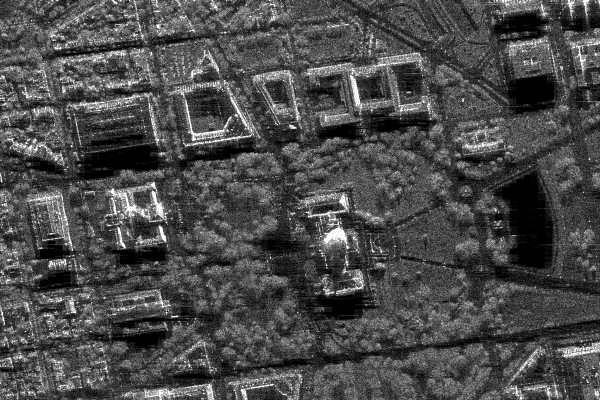
#> input picture Prac_1/sar_1_gray.jpg, 600 x 400 px
$ jupyter execute HomeTask_1.ipynb
#> lines starting #> are read from the running program, lines starting #| are printed output that depends on the picture
[cell 1]
import numpy as np
import cv2
import matplotlib.pyplot as plt
from skimage.metrics import structural_similarity, mean_squared_error

# Задание №1

[cell 2]
image = cv2.imread('sar_1_gray.jpg')
#> image is the input picture: shape (400, 600, 3); min 0, max 255, mean 74.9
image_gray = cv2.cvtColor(image, cv2.COLOR_BGR2GRAY)
plt.imshow(image_gray, cmap="gray")
plt.axis("off")

# Задание №2

[cell 3]
histSize = 256
histRange = (0, 256)
accumulate = False

hist = cv2.calcHist([image_gray], [0], None, [histSize], histRange, accumulate=accumulate)
#> hist = 256 values, max 3786 at index 1, min 40 at index 251, mean 937.5

plt.title('Гистограма')
plt.xlabel('Значение яркости')
plt.ylabel('Количество пикселей')

plt.plot(hist)
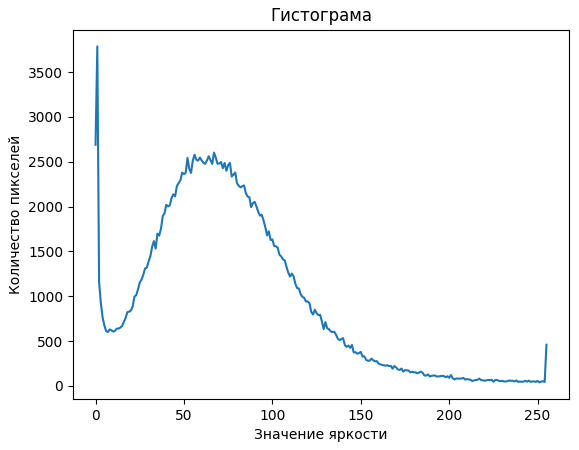
#> figure drawn by matplotlib, 1 panel; curve peaks at x = 1, y = 3786

[cell 4]
hist_cum = hist.cumsum()
#> hist_cum = 256 values from 2689 to 240000

plt.title('Кумулятивная гистограмма')
plt.xlabel('Значение яркости')
plt.ylabel('Количество пикселей')

plt.plot(hist_cum)
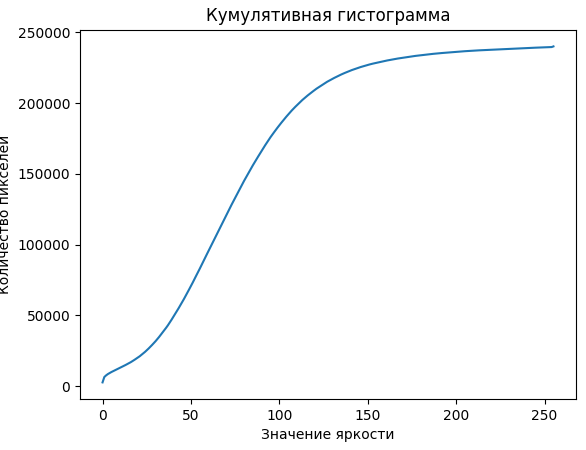
#> figure drawn by matplotlib, 1 panel; curve peaks at x = 255, y = 240000

[cell 5]
hist_norm = hist / (image.shape[0] * image.shape[1])
#> hist_norm = 256 values, max 0.0158 at index 1, min 0.000167 at index 251, mean 0.00391

plt.title("Нормированная гистограмма")
plt.xlabel('Значение яркости')
plt.ylabel('Количество пикселей')

plt.plot(hist_norm)
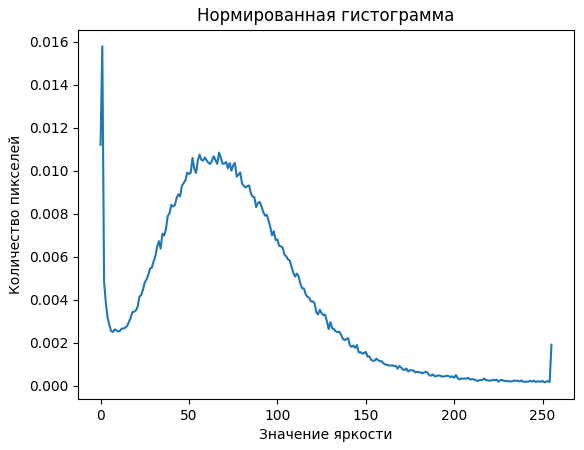
#> figure drawn by matplotlib, 1 panel; curve peaks at x = 1, y = 0.0158

# Задание №3

[cell 6]
def gamma_correction(image, gamma):
#> called with gamma = 0.5
    normalized = image / 255.0
    corrected = np.power(normalized, gamma) * 255
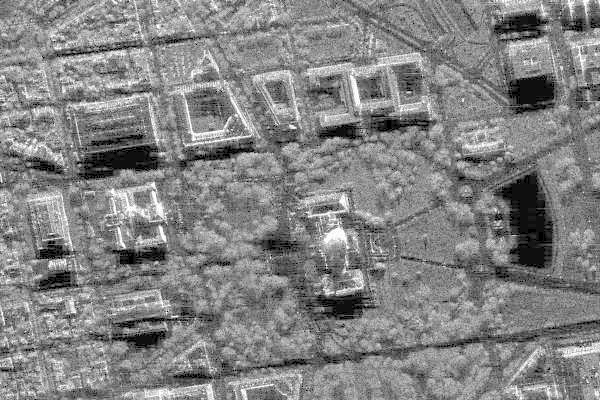
#> corrected: shape (400, 600) float64; min 0, max 255, mean 131.1
    return corrected.astype(np.uint8)

gamma_05 = gamma_correction(image_gray, 0.5)
gamma_15 = gamma_correction(image_gray, 1.5)
#> call 2 of gamma_correction, with gamma = 1.5
#> in gamma_correction (call 2), `corrected = np.power(normalized, gamma) * 255`:
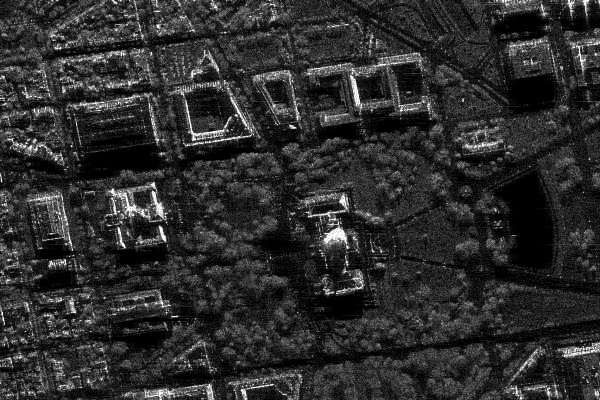
#> corrected: shape (400, 600) float64; min 0, max 255, mean 45.7

plt.figure(figsize=(15, 10))

plt.subplot(1, 3, 1)
plt.imshow(image_gray, cmap='gray')
plt.title('Источник')
plt.axis('off')

plt.subplot(1, 3, 2)
plt.imshow(gamma_05, cmap='gray')
plt.title('Гамма 0.5')
plt.axis('off')

plt.subplot(1, 3, 3)
plt.imshow(gamma_15, cmap='gray')
plt.title('Гамма 1.5')
plt.axis('off')

plt.tight_layout()
plt.show()

# Задание №4

[cell 7]
mse_gamma_05 = mean_squared_error(image_gray, gamma_05)
#> mse_gamma_05 = 3250.4
ssim_gamma_05 = structural_similarity(image_gray, gamma_05)
#> ssim_gamma_05 = 0.788

mse_gamma_15 = mean_squared_error(image_gray, gamma_15)
#> mse_gamma_15 = 971.8
ssim_gamma_15 = structural_similarity(image_gray, gamma_15)
#> ssim_gamma_15 = 0.807

print(f'Гамма 0.5:\nMSE:{mse_gamma_05:.2f}  SSIM:{ssim_gamma_05:.4f}')
#| Гамма 0.5:
#| MSE:3250.43  SSIM:0.7875
print()
print(f'Гамма 1.5:\nMSE:{mse_gamma_15:.2f}  SSIM:{ssim_gamma_15:.4f}')
#| Гамма 1.5:
#| MSE:971.82  SSIM:0.8066

# Задание №5

[cell 8]
mean = image_gray.mean()
#> mean = 74.94
std = image_gray.std()
#> std = 43.66

eq_gray = cv2.equalizeHist(image_gray)
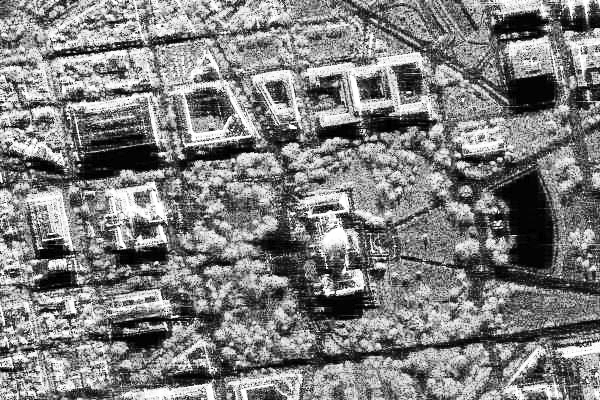
#> eq_gray: shape (400, 600); min 0, max 255, mean 127

eq_mean = eq_gray.mean()
#> eq_mean = 127
eq_std = eq_gray.std()
#> eq_std = 74.27

stat_corrected = (image_gray.astype(float) - mean) * (eq_std / std) + eq_mean
stat_corrected = np.clip(stat_corrected, 0, 255).astype(np.uint8)
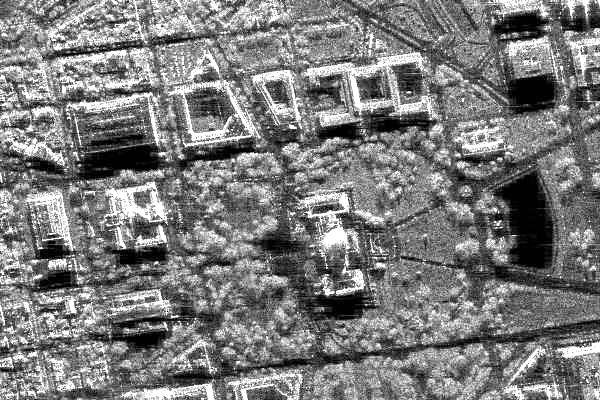
#> stat_corrected: shape (400, 600); min 0, max 255, mean 123.1

plt.figure(figsize=(15, 10))

plt.subplot(1, 3, 1)
plt.imshow(image_gray, cmap='gray')
plt.title('Источник')
plt.axis('off')

plt.subplot(1, 3, 2)
plt.imshow(eq_gray, cmap='gray')
plt.title('Выровненное изображение')
plt.axis('off')

plt.subplot(1, 3, 3)
plt.imshow(stat_corrected, cmap='gray')
plt.title('Скорректированное изображение')
plt.axis('off')

plt.tight_layout()
plt.show()

# Задание №6

[cell 9]
thresh_methods = [
    ('THRESH_BINARY', cv2.THRESH_BINARY),
    ('THRESH_BINARY_INV', cv2.THRESH_BINARY_INV),
    ('THRESH_TRUNC', cv2.THRESH_TRUNC),
    ('THRESH_TOZERO', cv2.THRESH_TOZERO),
    ('THRESH_TOZERO_INV', cv2.THRESH_TOZERO_INV)
]

thresh_values = [100, 127, 150]

plt.figure(figsize=(15, 8))

for row, thresh_val in enumerate(thresh_values):
    for col, (method_name, method) in enumerate(thresh_methods):
        ret, thresh = cv2.threshold(image_gray, thresh_val, 255, method)
        plt.subplot(len(thresh_values), len(thresh_methods), row * len(thresh_methods) + col + 1)
        plt.imshow(thresh, cmap='gray')
        plt.title(f'{method_name}\nValue: {thresh_val}')
        plt.axis('off')

plt.tight_layout()
plt.show()
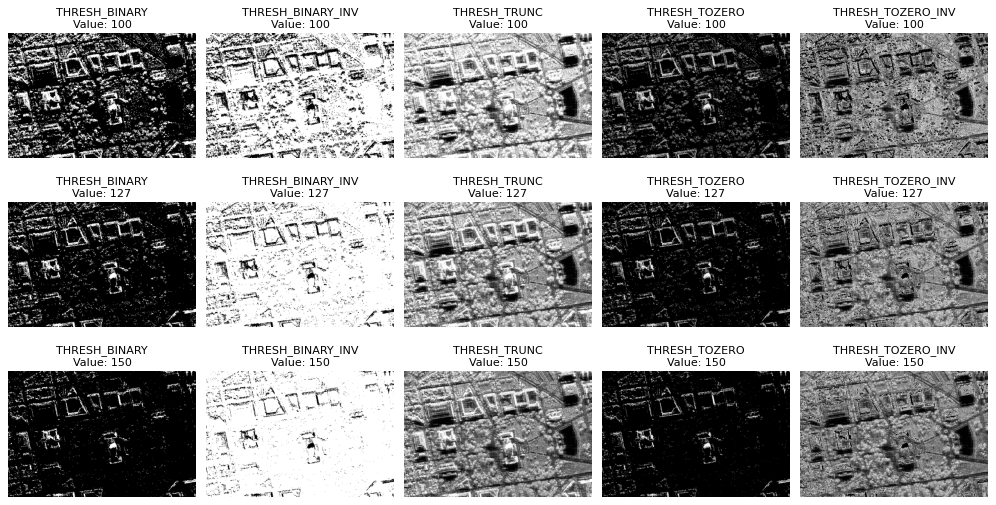
#> figure drawn by matplotlib, 15 panels
